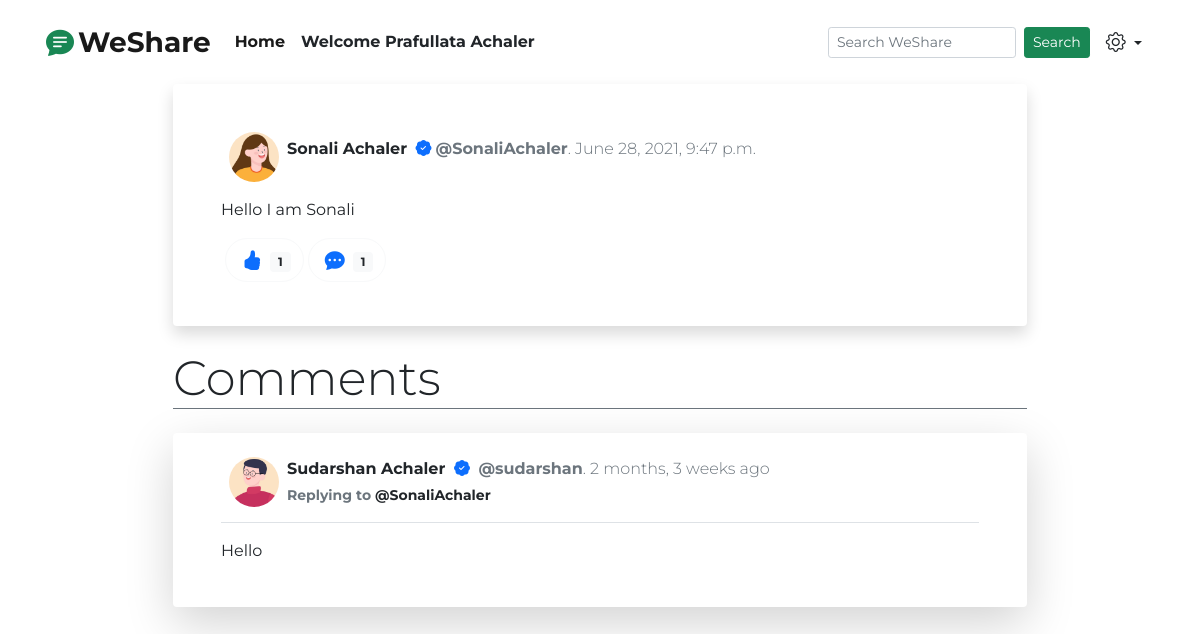
The page /postDetail/15/ (signed in) on the database its author committed.
### core/models.py (models this page shows, shortened)
class Profile(models.Model):
    GenderChoice = [('others', 'Others'),('male', 'Male'),('female' ,'Female')]
    default_pic_mapping = { 1: 'avatar01.jpg', 2: 'avatar02.jpg', 3: 'avatar03.jpg', 4:'avatar04.jpg', 5:'avatar05.jpg', 6:'avatar06.jpg', 7:'avatar11.jpg', 8:'avatar12.jpg', 9:'avatar13.jpg', 10:'avatar14.jpg' }
    user = models.OneToOneField(User, on_delete=models.CASCADE)
    fullName = models.CharField(max_length=50, default="FirstName LastName")
    gender = models.CharField(max_length=10,choices=GenderChoice, default='male')
    birthDate = models.CharField(max_length=50, help_text="Enter Date in 1 January 2000 format.", default="3 July 2021")
    location = models.CharField(max_length=30, default="India")
    bio = models.TextField(max_length=500, default="Lorem ipsum dolor sit amet consectetur adipisicing elit. Dolorum deserunt cum consectetur ratione quisquam accusamus ipsum, voluptates repellendus obcaecati? Minima?")
    profilePicture_num = models.IntegerField(default=1)
    followers = models.ManyToManyField(User, blank=True, related_name='followers')
    following = models.ManyToManyField(User, blank=True, related_name='following')
    verified = models.BooleanField(default=False)
    last_auth_token = models.CharField( max_length=100, blank=True, null=True)
    def get_profile_pic_url(self):
        return static('images/avatars/{}'.format(self.default_pic_mapping[self.profilePicture_num]))

class Post(models.Model):
    author = models.ForeignKey(User, on_delete=models.CASCADE, related_name='posts')
    body = models.TextField()
    created_on = models.DateTimeField(default=timezone.now)
    image = models.ImageField(upload_to='uploads/post_photos/',   blank=True, null=True)
    likes = models.ManyToManyField(User, related_name='likes', blank=True)

class Comment(models.Model):
    author = models.ForeignKey(User, on_delete=models.CASCADE)
    post = models.ForeignKey(Post, on_delete=models.CASCADE, related_name="comments")
    comment = models.TextField()
    created_on = models.DateTimeField(default=timezone.now)

### core/views.py (the view, shortened to what this page needs)
# urls.py: path('postDetail/<int:pk>/', views.PostDetailView.as_view(), name='postDetail'),
class PostDetailView(LoginRequiredMixin,View):
    def get(self, request, *args, **kwargs):
        post=Post.objects.get(id=self.kwargs['pk'])
        comments=Comment.objects.filter(post=post).order_by('-created_on')
        form=CommentForm()
        context={
            'post':post,
            'comments':comments,
            'form':form
        }
        return render(request, 'core/postDetail.html', context)

### core/forms.py
class CommentForm(forms.ModelForm):
    class Meta:
        model=Comment
        fields=['comment']
        widgets={
            'comment': forms.Textarea(attrs={'class':'form-control', 'rows':'2', 'placeholder':'Post your reply'}),
        }

### core/templates/core/postDetail.html (shortened to what this page needs)
{% extends 'core/base.html' %}
{% load static %}
{% load humanize %}
{% block content %}
    <div class="container">
        <div class="row justify-content-center my-2 ">
            <div class=" col-sm-10 rounded px-lg-5 px-0">
                <div class="card p-1 px-lg-5 pt-lg-5 border-0 shadow">
                    <div>
                        <div class="mb-3 d-flex align-items-center">
                            <img src="{{ post.author.profile.get_profile_pic_url }}" alt="" class="bd-placeholder-img rounded-circle border-primary mx-2" height="50" width="50">
                            <div class="d-flex flex-wrap">
                                <p class="fw-bold"> {{post.author.profile.fullName}} {% if post.author.profile.verified %}<i class="bi bi-patch-check-fill text-primary mx-1"></i>{% endif %}<span class="text-muted">@{{post.author.username}}</span><span class="text-muted fw-light">. {{post.created_on}}</span> </p>
                            </div>
                        </div>
                        <p class="text-center text-md-start">{{post.body}}</p>
                        <div class="mb-3 ">
                            <form action="{% url 'core:like' post.pk %}" method="POST" class="mx-1">
                                <button type="submit" class="btn btn-light buttonLink rounded-pill mb-4">
                                    {% if request.user in post.likes.all %}
                                    <i class="bi bi-hand-thumbs-up-fill text-primary mx-1 fs-5"></i> <span class="badge  text-dark bg-light">{{post.likes.count}}</span>
                                    {% else %}
                                    <i class="bi bi-hand-thumbs-up text-primary mx-1 fs-5"></i> <span class="badge  text-dark bg-light">{{post.likes.count}}</span>
                                    {% endif %}
                                </button>
                                <button type="button" class="btn btn-light buttonLink rounded-pill mb-4" data-bs-toggle="collapse" data-bs-target="#writeComment">
                                    <i class="bi bi-chat-dots-fill text-primary mx-1 fs-5"></i> <span class="badge text-dark bg-light">{{post.comments.count}}</span>
                                </button>
                            </form>
                        </div>
                    </div>
                </div>
            </div>
        </div>
        <div class="row justify-content-center mt-4 mb-3">
            <div class=" col-sm-10 rounded px-lg-5 px-0">
                <div>
                    <h1 class="display-5 border-bottom border-secondary">Comments</h1>
                </div>
            </div>
        </div>
        {% for comment in comments %}
        <div class="row justify-content-center my-2 ">
            <div class=" col-sm-10 rounded px-lg-5 px-0">
                <div class="card p-1 px-lg-5 pt-lg-4 border-0 shadow-lg">
                    <div>
                        <div class="mb-3 d-flex align-items-start border-bottom ">
                            <img src="{{ comment.author.profile.get_profile_pic_url }}" alt="" class="bd-placeholder-img rounded-circle border-primary mx-2" height="50" width="50">
                            <div class="">
                                <p class="fw-bold mb-1"> {{comment.author.profile.fullName}} {% if comment.author.profile.verified %}<i class="bi bi-patch-check-fill text-primary mx-1"></i>{% endif %} <span class="text-muted">@{{comment.author.username}}</span><span class="text-muted fw-light ">. {{comment.created_on | naturaltime}}</span> </p>
                                <p class="text-muted fw-bold small"> Replying to <a class="text-dark" href="{% url 'core:othersProfile' post.author.username %}">@{{post.author.username}}</a> </p>
                            </div>
                        </div>
                        <p class="text-center text-lg-start">{{comment.comment}}</p>
                        <div class="image my-2 py-2 d-flex flex-wrap justify-content-center">
                        </div>
                    </div>
                </div>
            </div>
        </div>
        {% empty %}
        <div class="row justify-content-center my-3 mb-4">
            <div class="col-6 text-center">
                <h5 class="text-secondary fw-light">Be the first one to comment on this post.</h5>
            </div>
        </div>
        {% endfor %}
    </div>
{% endblock content %}

### core/templates/core/navbar.html (shortened to what this page needs)
<div class="container-lg px-0 pt-2">
    <nav class="navbar navbar-expand-lg bg-warning navbar-light">
        <div class="container-fluid">
            <a class="navbar-brand fw-bold fs-3" href="{% url 'core:home' %}"><i class="bi bi-chat-text-fill px-1 text-success"></i>WeShare</a>
            <div class="collapse navbar-collapse" id="navbarSupportedContent">
              <ul class="navbar-nav me-auto mb-2 mb-lg-0">
                <li class="nav-item">
                  <a class="nav-link active fw-bold" aria-current="page" href="{% url 'core:home' %}">Home</a>
                </li>
                {% if request.user.is_authenticated %}
                <li class="nav-item">
                  <span class="nav-link  fw-bold text-dark" >Welcome {{request.user.profile.fullName}}</span>
                </li>
                {% endif %}
              </ul>
              <form class="d-flex" method="GET" action="/search">
                <input class="form-control form-control-sm me-2" type="search" placeholder="Search WeShare" name='query' value='{{request.GET.query}}'>
                <button class="btn btn-success btn-sm" type="submit">Search</button>
              </form>
                <div class="nav-item dropdown">
                    <a class="nav-link dropdown-toggle text-dark ps-sm-3" href="#" id="navbarDropdown" role="button" data-bs-toggle="dropdown" aria-expanded="false">
                        <i class="bi bi-gear fs-5"></i>
                    </a>
                </div>
            </div>
          </div>
    </nav>
</div>

### static/css/core.css (style rules this page uses)
* { padding: 0; margin: 0; font-family: 'Montserrat', sans-serif; }
a { text-decoration: none; }
.bg-warning { background-color: white !important; }
.btn-light { background-color: white !important; }

### rows shown on the page
Post: author.profile.fullName "Sonali Achaler", author.username "SonaliAchaler", created_on "June 28, 2021, 9:47 p.m.", body "Hello I am Sonali", likes.count "1", comments.count "1"
Comment: author.profile.fullName "Sudarshan Achaler", author.username "sudarshan", created_on "2 months, 3 weeks ago", comment "Hello"

### other values the page prints
{{ request.user.profile.fullName }} "Prafullata Achaler"
